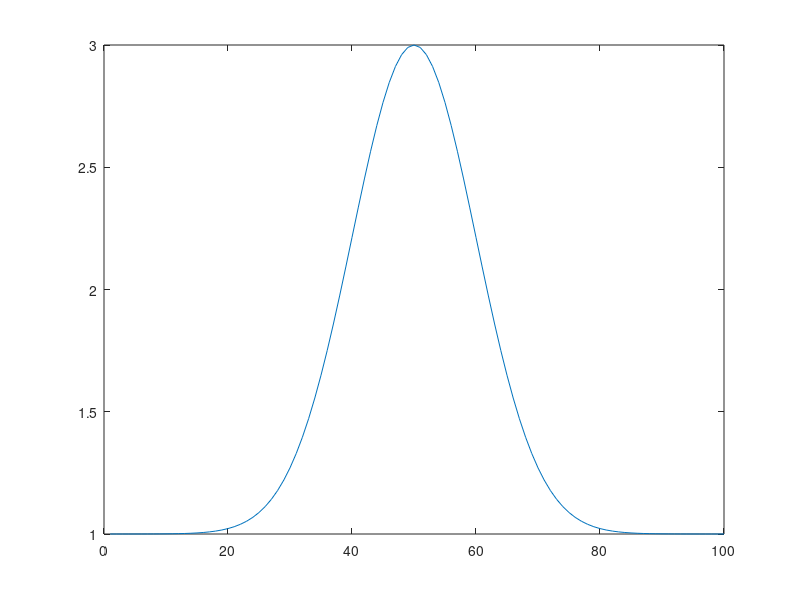

This figure's MATLAB source:
x=1:100
y=1+2*exp(-( (x-50)./(sqrt(2)*10) ).^2);
plot(x,y)

% p=fit_gauss_2(x,histo);^
% fit=p(1)+p(2)*exp(-((x-p(3)).^2)./(2*p(4)*p(4)));


fit=1+2*exp(-((x-50).^2)./(2*10*10));
